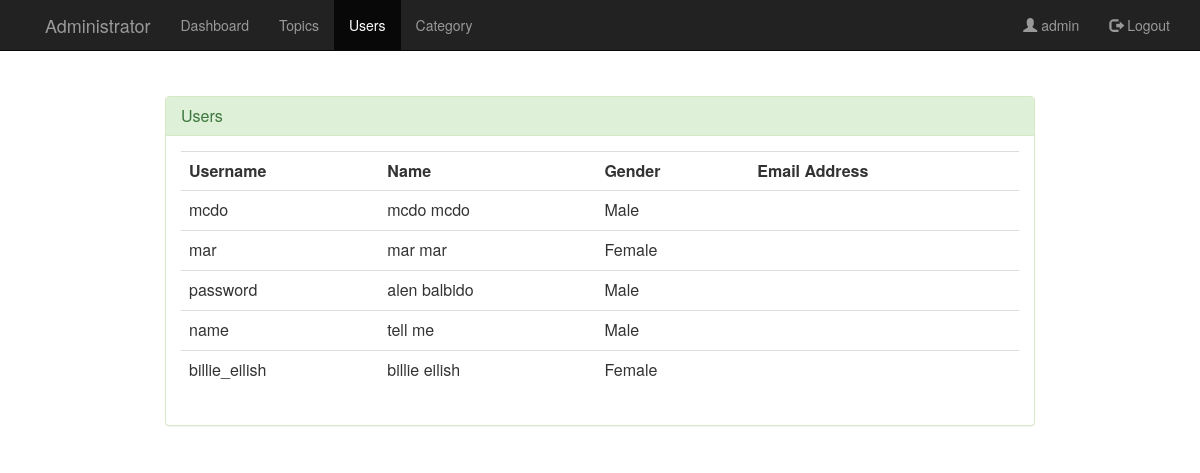
The app's page /admin/user.php (signed in) with its own data.
### tables this page shows
CREATE TABLE `tblaccount` (
  `accnt_Id` int(11) NOT NULL,
  `username` varchar(255) DEFAULT NULL,
  `password` varchar(255) DEFAULT NULL,
  `user_Id` int(11) DEFAULT NULL
);

CREATE TABLE `tbluser` (
  `user_Id` int(11) NOT NULL,
  `fname` varchar(255) DEFAULT NULL,
  `lname` varchar(255) DEFAULT NULL,
  `gender` varchar(255) DEFAULT NULL
);

### admin/user.php (the view, shortened to what this page needs)
<?php
$uname=$_SESSION['uname'];
?>
<html>
<head>
	<link rel="stylesheet" type="text/css" href="../css/global.css">
	<link rel="stylesheet" type="text/css" href="../css/bootstrap.css">
	<link rel="stylesheet" type="text/css" href="../css/bootstrap.min.css">
    <link href="//netdna.bootstrapcdn.com/font-awesome/4.0.3/css/font-awesome.css" rel="stylesheet">
</head>
<body>
    <nav class="navbar navbar-inverse navbar-fixed-top">
        <div class="container">
            <div class="navbar-header page-scroll">
                <a class="navbar-brand page-scroll" href="home.php"></a>
            </div>
            <div class="navbar-header">
                <a class="navbar-brand" href="home.php">Administrator</a>
            </div>
            <div class="collapse navbar-collapse" id="bs-example-navbar-collapse-1">
                <ul class="nav navbar-nav navbar-left">
                   <li><a href="home.php"> Dashboard</a></li>
                    <li><a href="post.php"> Topics</a></li>
                    <li  class="active"><a href="user.php"> Users</a></li>
                    <li><a href="category.php">Category</a></li>
                </ul>
              <ul class="nav navbar-nav navbar-right">
                    <li><a href="#" ><span class="glyphicon glyphicon-user"></span> <?php echo $uname;?></a></li>
                <li ><a href="logout.php"><span class="glyphicon glyphicon-log-out"></span> Logout</a></li>
                </ul>
            </div>
        </div>
    </nav>
    <div class="container" style="margin:8% auto;width:900px;">
            <div class="panel panel-success">
                <div class="panel-heading">
                    <h3 class="panel-title">Users</h3>
                </div>
                 <div class="panel-body">
            <table class="table table-stripped">
                                <th>Username</th>
                                <th>Name</th>
                                <th>Gender</th>
                                <th>Email Address </th>
                            <?php
                            include "../functions/db.php";
                            $sql = "SELECT * from tbluser as tu join tblaccount as ta on tu.user_Id=ta.user_Id";
                            $run = mysqli_query($con,$sql);
                            while($row=mysqli_fetch_array($run))
                            {
                                extract($row);
                                echo "<tr>";
                                echo "<td>".$username."</td>";
                                echo "<td>".$fname.' '.$lname."</td>";
                                echo "<td>".$gender."</td>";
                                echo "<td>".$email_add."</td>";
                                echo "</tr>";
                            }
                            ?>
                     </div>
                </div>
            </div>
	</body>
</html>

### css/global.css (style rules this page uses)
body { background-color: #eee; }

### records on screen
tblaccount: username "mcdo", user_Id.fname "mcdo", user_Id.lname "mcdo", user_Id.gender "Male"
tblaccount: username "mar", user_Id.fname "mar", user_Id.lname "mar", user_Id.gender "Female"
tblaccount: username "password", user_Id.fname "alen", user_Id.lname "balbido", user_Id.gender "Male"
tblaccount: username "name", user_Id.fname "tell", user_Id.lname "me", user_Id.gender "Male"
tblaccount: username "billie_eilish", user_Id.fname "billie", user_Id.lname "eilish", user_Id.gender "Female"

### other values on screen
$uname "admin"
